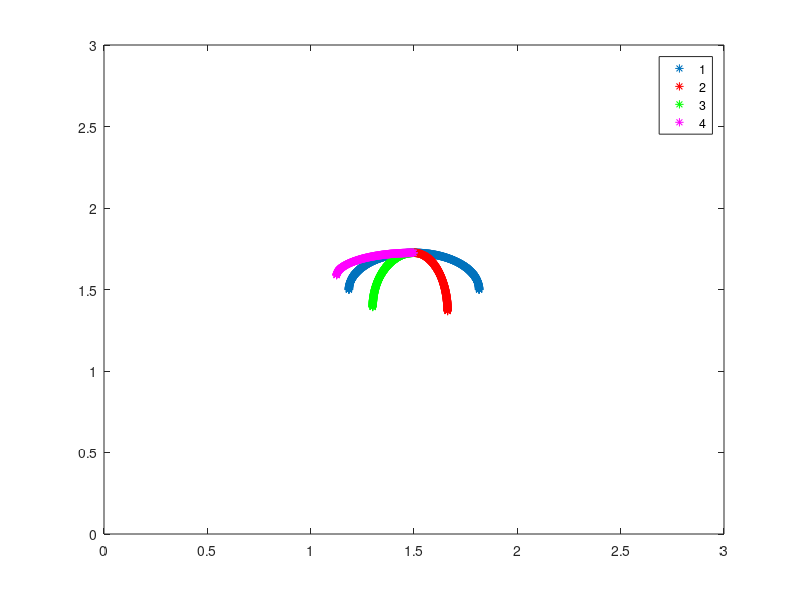
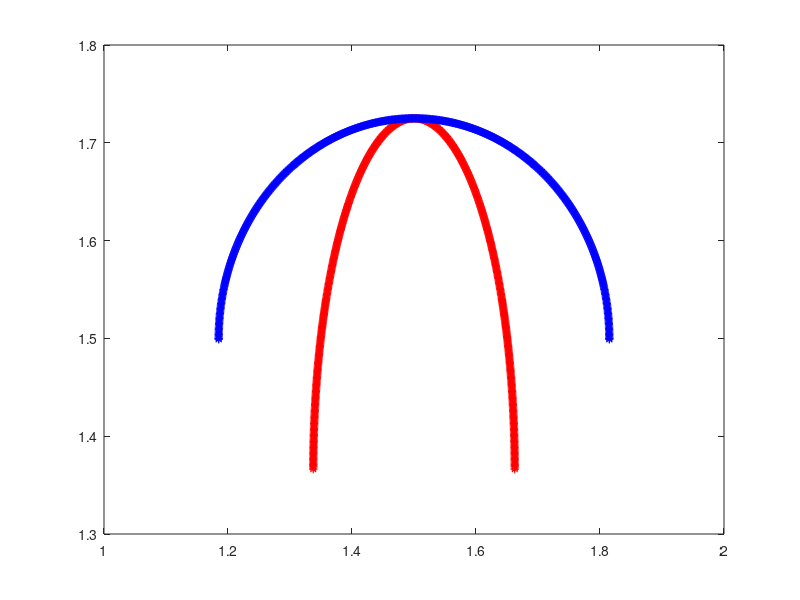

Write the MATLAB code that produced these figures, in order.
function give_Me_Jelly()

L = 3;           % Length of Computational Domain
ds = L/(2*1200);  % Makes Lagrangian Spaced based on 1024x1024 finest grid

frac = 0.5;

% Makes Geometry for EQUILIBRIUM State %
%
a1 = 0.63;  %Semi-major axis length for position ONE (Expanded State)
b1 = 0.45;  %Semi-minor axis length for position ONE (Expanded State)
a1 = frac*a1; b1 = frac*b1;
a1
b1
[X1 Y1 Ninfo arcL] = make_Geometry_Position_ONE(ds,a1,b1);

% Makes Geometry for OVER-CONTRACTED State for RIGHT side %
% 
a2 = 0.325; %Semi-major axis length for position TWO (Contracted State)
b2 = 0.6;   %GUESS: Semi-minor axis length for position TWO (Contracted State)
a2 = frac*a2; b2 = frac*b2;
[X2 Y2 b2] = make_Geometry_Position_TWO(a2,b2,b1,Ninfo,arcL);

% Makes Geometry for LESS-CONTRACTED State for LEFT side %
%
a3 = 0.4;   %Semi-major axis length for position TWO (Contracted State)
b3 = 0.7;   %GUESS: Semi-minor axis length for position TWO (Contracted State)
a3 = frac*a3; b3 = frac*b3;
a3
b3
[X3 Y3 b3] = make_Geometry_Position_TWO(a3,b3,b1,Ninfo,arcL);


% Makes Geometry for OVER-EXPANDED State for LEFT SIDE %
%
a4 = 0.75;  %Semi-major axis length for position TWO (Contracted State)
b4 = 0.3;   %GUESS: Semi-minor axis length for position TWO (Contracted State)
a4 = frac*a4; b4 = frac*b4;
[X4 Y4 b4] = make_Geometry_Position_TWO(a4,b4,b1,Ninfo,arcL);

% Translate Points from [-L/2,L/2]x[-L/2,L/2] -> [0,L]x[0,L]
X1 = X1 + L/2; Y1 = Y1 + L/2; 
X2 = X2 + L/2; Y2 = Y2 + L/2; 
X3 = X3 + L/2; Y3 = Y3 + L/2; 
X4 = X4 + L/2; Y4 = Y4 + L/2; 

nArm = (length(X1)-1)/2;

% Plots Geometry for Both Phases %
val = frac*0.75;
plot(X1,Y1,'*',X2(1:nArm),Y2(1:nArm),'r*',X3(nArm+2:end),Y3(nArm+2:end),'g*',X4(nArm+2:end),Y4(nArm+2:end),'m*'); hold on;
axis([0 L 0 L]);
legend('1','2','3','4');

figure(2)
plot(X2,Y2,'r*'); hold on;
plot(X1,Y1,'b*'); hold on;

% Prints Useful Info about Geometry %
fprintf('\n\n');
fprintf('Number of Total Geometry Pts: %d\n',Ninfo(2));
fprintf('Number of Geometry Pts in EACH Arm: %d\n',Ninfo(1));
fprintf('Arc length of bell (one side): %d\n',arcL);
fprintf('\n');
fprintf('(X1,Y1): Equilibrium State\n');
fprintf('(X2,Y2): OVER-Contracted State for RIGHT Side\n');
fprintf('(X3,Y3): Contracted State for LEFT Side (slightly less than right side)\n');
fprintf('(X4,Y4): OVER-EXPANDED State for LEFT Side\n');
fprintf('\n');
fprintf('Idea: \n');
fprintf('RHS contracts further than LHS, rests & returns to equil. state after LHS begins expanding\n');
fprintf('LHS contracts less than RHS, then expands further than equil. state and then returns to equil. state\n');
fprintf('\n');
fprintf('PUT FOLLOWING IN UPDATE_TARGET_POINTS.C:\n');
fprintf('numPts (# of Total Geometry Pts): %d\n',Ninfo(2));
fprintf('NL_Start (FIRST Point in LEFT Arm): %d\n\n\n',Ninfo(1)+1);


% Prints INPUT files %
print_Vertex_Pts(X1,Y1,Ninfo);
target_force = 5e6;
print_Target_Pts(target_force,Ninfo);


% Prints all vectors to .TXT files %
%print_Text_Files(Ninfo,X1,Y1,X2,Y2,X3,Y3,X4,Y4)

% Prints 2-Position Right/Left Side vectors to .TXT files %
print_2_Position_Text_File(Ninfo,X1,Y1,X2,Y2,X3,Y3);


%%%%%%%%%%%%%%%%%%%%%%%%%%%%%%%%%%%%%%%%%%%%%%%%%%%%%%%%%%%%%%%%%%%%%%%%%%%%%
%
% Function: Prints 2 Position Phases:
%           XY(:,1) = original position x-Values
%           XY(:,3) = original position y-Values
%           XY(2:N+1,2) = 2nd position x-Values for RIGHT bell
%           XY(N+2:end,2) = 2nd position x-Values for LEFT bell
%           XY(2:N+1,4) = 2nd position y-Values for RIGHT bell
%           XY(N+2:end,4) = 2nd position y-Values for LEFT bell
%
%%%%%%%%%%%%%%%%%%%%%%%%%%%%%%%%%%%%%%%%%%%%%%%%%%%%%%%%%%%%%%%%%%%%%%%%%%%%%

function print_2_Position_Text_File(Ninfo,X1,Y1,X2,Y2,X3,Y3)


N = Ninfo(1);    % Number of pts. in ONE arm
NTot = Ninfo(2); % Total # of Lag Pts. on Jelly Bell

% Initialization
XY = zeros(NTot,4); 

% Construct Matrices For Storing Points
XY(:,1) = X1(1:NTot); XY(:,2) = X1(1:NTot); 
XY(:,3) = Y1(1:NTot); XY(:,4) = Y1(1:NTot); 

% 2nd Phase Right Arm
XY(2:N+1,2) = X2(2:N+1);
XY(2:N+1,4) = Y2(2:N+1);


% 2nd Phase Left Arm
XY(N+2:end,2) = X2(N+2:end);
XY(N+2:end,4) = Y2(N+2:end);

% PLOT TEST! %
%figure(3)
%plot(XY(:,1),XY(:,3),'k*'); hold on;
%plot(XY(:,2),XY(:,4),'g*'); hold on;


% PRINT x/y-Information %

fileID_XY = fopen('XY_2Pos.txt','w');

for i=1:length( XY(:,1) )
    fprintf(fileID_XY,'%1.16e %1.16e %1.16e %1.16e\n',XY(i,1),XY(i,2),XY(i,3),XY(i,4));
end

fclose(fileID_XY);




%%%%%%%%%%%%%%%%%%%%%%%%%%%%%%%%%%%%%%%%%%%%%%%%%%%%%%%%%%%%%%%%%%%%%%%%%%%%%
%
% Function to PRINT all TEXT files for both PHASES
%
%%%%%%%%%%%%%%%%%%%%%%%%%%%%%%%%%%%%%%%%%%%%%%%%%%%%%%%%%%%%%%%%%%%%%%%%%%%%%

function print_Text_Files(Ninfo,X1,Y1,X2,Y2,X3,Y3,X4,Y4)

N = Ninfo(1); %Number of pts. in ONE arm

% x-Information %

fileID_x1 = fopen('x1.txt','w');
fprintf(fileID_x1,'%1.16e\n',X1);
fclose(fileID_x1);

fileID_x2 = fopen('x2.txt','w');
fprintf(fileID_x2,'%1.16e\n',X2);
fclose(fileID_x2);

fileID_x3 = fopen('x3.txt','w');
fprintf(fileID_x3,'%1.16e\n',X3);
fclose(fileID_x3);

fileID_x4 = fopen('x4.txt','w');
fprintf(fileID_x4,'%1.16e\n',X4);
fclose(fileID_x4);

% y-Information %

fileID_y1 = fopen('y1.txt','w');
fprintf(fileID_y1,'%1.16e\n',Y1);
fclose(fileID_y1);

fileID_y2 = fopen('y2.txt','w');
fprintf(fileID_y2,'%1.16e\n',Y2);
fclose(fileID_y2);

fileID_y3 = fopen('y3.txt','w');
fprintf(fileID_y3,'%1.16e\n',Y3);
fclose(fileID_y3);

fileID_y4 = fopen('y4.txt','w');
fprintf(fileID_y4,'%1.16e\n',Y4);
fclose(fileID_y4);


% xR1 = X1(2:2+N-1); % x-Pts. on RHS of center point for Position ONE
% xL1 = X1(2+N:end); % x-Pts. on LHS of center point for Position ONE
% 
% xR2 = X2(2:2+N-1); % x-Pts. on RHS of center point for Position TWO
% xL2 = X2(2+N:end); % x-Pts. on LHS of center point for Position TWO
% 
% yR1 = Y1(2:2+N-1); % y-Pts. on RHS of center point for Position ONE
% yL1 = Y1(2+N:end); % y-Pts. on RHS of center point for Position ONE
% 
% yR2 = Y2(2:2+N-1); % y-Pts. on LHS of center point for Position TWO
% yL2 = Y2(2+N:end); % y-Pts. on LHS of center point for Position TWO
% 
% 
% fileID_xR1 = fopen('xR_1.txt','w');
% fprintf(fileID_xR1,'%1.16e\n',xR1);
% fclose(fileID_xR1);
% 
% fileID_xR2 = fopen('xR_2.txt','w');
% fprintf(fileID_xR2,'%1.16e\n',xR2);
% fclose(fileID_xR2);
% 
% fileID_xL1 = fopen('xL_1.txt','w');
% fprintf(fileID_xL1,'%1.16e\n',xL1);
% fclose(fileID_xL1);
% 
% fileID_xL2 = fopen('xL_2.txt','w');
% fprintf(fileID_xL2,'%1.16e\n',xL2);
% fclose(fileID_xL2);
% 
% 
% fileID_yR1 = fopen('yR_1.txt','w');
% fprintf(fileID_yR1,'%1.16e\n',yR1);
% fclose(fileID_yR1);
% 
% fileID_yR2 = fopen('yR_2.txt','w');
% fprintf(fileID_yR2,'%1.16e\n',yR2);
% fclose(fileID_yR2);
% 
% fileID_yL1 = fopen('yL_1.txt','w');
% fprintf(fileID_yL1,'%1.16e\n',yL1);
% fclose(fileID_yL1);
% 
% fileID_yL2 = fopen('yL_2.txt','w');
% fprintf(fileID_yL2,'%1.16e\n',yL2);
% fclose(fileID_yL2);


%%%%%%%%%%%%%%%%%%%%%%%%%%%%%%%%%%%%%%%%%%%%%%%%%%%%%%%%%%%%%%%%%%%%%%%%%%%%%
%
% Makes the Oblate Geometry (via ellipses)
%
%%%%%%%%%%%%%%%%%%%%%%%%%%%%%%%%%%%%%%%%%%%%%%%%%%%%%%%%%%%%%%%%%%%%%%%%%%%%%

function [X1 Y1 Ninfo arcL] = make_Geometry_Position_ONE(ds,a,b)

%a: Semi-major axis (along horizontal)
%b: Semi-minor axis (along vertical)

%Finding elliptical arc length
h = ( (a-b)/(a+b) )^2;
arcL = (1/4)* pi*(a+b)*(1 + 3*h/ (10 + sqrt(4-3*h) ) ); % (1/4)th of the entire ELLIPTICAL ARC

n = 1;        %counting for array
X(n) = 0;     %first x-value at (0,-b)
Y(n) = -b;    %first y-value at (0,-b)
tprev = -pi/2;  %initial angle 

tol = ds / 10; %error tolerance for root-finding algorithm

maxy = max(a,b);

    while tprev < 0 
    
        n = n+1;
        tnext = tprev + ds/maxy; %Guess for next angle value
        
        if tprev < -pi/4
            tfar =  0.0;%abs(2*tprev);      %Far guess
        else
            tfar = pi/4;
        end
            
        %initiating guess for bisection-algorithm
        xn = a*cos(tnext);
        yn = b*sin(tnext);
        errSign = ( ds - sqrt( (xn-X(n-1))^2 + (yn-Y(n-1))^2 ) );
        err = abs(errSign);
    
        %Bisection algorithm to make points equally spaced
        while ( err > tol )
        
            if errSign < 0
                tfar = tnext;
                tnext = (tnext+tprev)/2;
            elseif errSign > 0
                tprev = tnext;
                tnext = (tnext+tfar)/2;
            end
            
            if tnext<tprev
                fprintf('NOT CONVERGING AT ANGLE %d\n',tprev)
                break;  
            end
            
            xn = a*cos(tnext);
            yn = b*sin(tnext);
            errSign = ( ds - sqrt( (xn-X(n-1))^2 + (yn-Y(n-1))^2 ) );
            err = abs(errSign);
        end
        
        X(n) = xn;   %Store X-value
        Y(n) = yn;   %Store Y-value
        tprev = tnext; %Update previous angle
    
        %plot(xn,yn,'*'); hold on;

        
    end
    
 N = length(X);   
 X(N+1) = a; %Add one more pt.
 Y(N+1) = 0; %Add one more pt.
  
 X1 = [X -X(2:end)]; %Reflects geometry 
 Y1 = -[Y  Y(2:end)]; %Y-values for reflected X-value points
 
 Ninfo(1) = N;          % # of pts. along one arm (NOT counting center pt.)
 Ninfo(2) = length(X1); % Total # of pts. in geometry

 
 
%%%%%%%%%%%%%%%%%%%%%%%%%%%%%%%%%%%%%%%%%%%%%%%%%%%%%%%%%%%%%%%%%%%%%%%%%%%%%
%
% Makes the Oblate Geometry (via ellipses)
%
%%%%%%%%%%%%%%%%%%%%%%%%%%%%%%%%%%%%%%%%%%%%%%%%%%%%%%%%%%%%%%%%%%%%%%%%%%%%%

function [X2 Y2 b] = make_Geometry_Position_TWO(a,bguess,b1,Ninfo,L)


%Find correct b to give same length arm
b = Newtons_Give_Me_Semi_Minor(a,bguess,L);


%Finding elliptical arc length
h = ( (a-b)/(a+b) )^2;
arcL = (1/4)* pi*(a+b)*(1 + 3*h/ (10 + sqrt(4-3*h) ) ); % (1/4)th of the entire ELLIPTICAL ARC

ds2 = arcL / Ninfo(1); %Ensures same number of pts on arm for position ONE and TWO

[X Y Ninfo] = make_Elliptic_Geometry_Position_TWO(ds2,a,b,Ninfo);

dV = b1-b;   %Makes sure first pt is the same as in position ONE

Y2 = -(Y-dV);%Minus sign to put jelly into right orientation
X2 = X;

%Ninfo
%plot(X2,Y2,'r*'); hold on;


%%%%%%%%%%%%%%%%%%%%%%%%%%%%%%%%%%%%%%%%%%%%%%%%%%%%%%%%%%%%%%%%%%%%%%%%%%%%%
%
% Makes the Oblate Geometry (via ellipses)
%
%%%%%%%%%%%%%%%%%%%%%%%%%%%%%%%%%%%%%%%%%%%%%%%%%%%%%%%%%%%%%%%%%%%%%%%%%%%%%

function b = Newtons_Give_Me_Semi_Minor(a,bn,L)

tol = 1e-6;

bprev = 0.2*bn; %"Previous Guess" (left side of guess)
bnext = bn;     % First "Guess" at b
bfar =  1.5*bn; %"Far Guess" (right side of guess)

%Finding elliptical arc length
h = ( (a-bn)/(a+bn) )^2;
arcL = (1/4)* pi*(a+bn)*(1 + 3*h/ (10 + sqrt(4-3*h) ) ); % (1/4)th of the entire ELLIPTICAL ARC

errSign = L - arcL;
err = abs( errSign );


%Bisection algorithm to make points equally spaced
while ( err > tol )
        
    if errSign < 0
        bfar = bnext;
        bnext = (bnext+bprev)/2;
    elseif errSign > 0
        bprev = bnext;
        bnext = (bnext+bfar)/2;
    end
            
    %if bnext<bprev
    %    fprintf('NOT CONVERGING AT ANGLE %d\n',tprev)
    %    break;  
    %end
         
    %Finding elliptical arc length
    h = ( (a-bnext)/(a+bnext) )^2;
    arcL = (1/4)* pi*(a+bnext)*(1 + 3*h/ (10 + sqrt(4-3*h) ) ); % (1/4)th of the entire ELLIPTICAL ARC
    
    errSign = ( L - arcL );
    err = abs(errSign);
end

b = bnext; %Assign value

%%%%%%%%%%%%%%%%%%%%%%%%%%%%%%%%%%%%%%%%%%%%%%%%%%%%%%%%%%%%%%%%%%%%%%%%%%%%%
%
% Makes the Oblate Geometry (via ellipses)
%
%%%%%%%%%%%%%%%%%%%%%%%%%%%%%%%%%%%%%%%%%%%%%%%%%%%%%%%%%%%%%%%%%%%%%%%%%%%%%

function [X1 Y1 Ninfo] = make_Elliptic_Geometry_Position_TWO(ds,a,b,Ninfo)

%a: Semi-major axis (along horizontal)
%b: Semi-minor axis (along vertical)

n = 1;        %counting for array
X(n) = 0;     %first x-value at (0,-b)
Y(n) = -b;    %first y-value at (0,-b)
tprev = -pi/2;  %initial angle 

tol = ds / 10; %error tolerance for root-finding algorithm

maxy = max(a,b);

    while n < Ninfo(1)+1 
    
        n = n+1;
        tnext = tprev + ds/maxy; %Guess for next angle value
        
        if tprev < -pi/4
            tfar =  0.0;%abs(2*tprev);      %Far guess
        else
            tfar = pi/4;
        end
            
        %initiating guess for bisection-algorithm
        xn = a*cos(tnext);
        yn = b*sin(tnext);
        errSign = ( ds - sqrt( (xn-X(n-1))^2 + (yn-Y(n-1))^2 ) );
        err = abs(errSign);
    
        %Bisection algorithm to make points equally spaced
        while ( err > tol )
        
            if errSign < 0
                tfar = tnext;
                tnext = (tnext+tprev)/2;
            elseif errSign > 0
                tprev = tnext;
                tnext = (tnext+tfar)/2;
            end
            
            if tnext<tprev
                fprintf('NOT CONVERGING AT ANGLE %d\n',tprev)
                break;  
            end
            
            xn = a*cos(tnext);
            yn = b*sin(tnext);
            errSign = ( ds - sqrt( (xn-X(n-1))^2 + (yn-Y(n-1))^2 ) );
            err = abs(errSign);
        end
        
        X(n) = xn;   %Store X-value
        Y(n) = yn;   %Store Y-value
        tprev = tnext; %Update previous angle
    
        %plot(xn,yn,'*'); hold on;

        
    end
    
 N = length(X)-1;   
 %X(N+1) = a; %Add one more pt.
 %Y(N+1) = 0; %Add one more pt.
 
 %plot(X,Y,'*'); hold on;
 
 X1 = [X -X(2:end)]; %Reflects geometry 
 Y1 = [Y  Y(2:end)]; %Y-values for reflected X-value points
 
 Ninfo(1) = N;          % # of pts. along one arm (NOT counting center pt.)
 Ninfo(2) = length(X1); % Total # of pts. in geometry














%%%%%%%%%%%%%%%%%%%%%%%%%%%%%%%%%%%%%%%%%%%%%%%%%%%%%%%%%%%%%%%%%%%%%%%%%%%%%%%%
% Function to print VERTEX points
%%%%%%%%%%%%%%%%%%%%%%%%%%%%%%%%%%%%%%%%%%%%%%%%%%%%%%%%%%%%%%%%%%%%%%%%%%%%%%%%

function print_Vertex_Pts(X,Y,Ninfo)

%Ninfo(1): # of pts. on one arm on Jellyfish
%Ninfo(2): # of total pts. in Jellyfish Geometry

Ntot = Ninfo(2);

vertex_fid = fopen('jellyfish.vertex', 'w');

% first line is the number of vertices in the file
fprintf(vertex_fid, '%d\n', Ntot);

for i=1:Ntot
    fprintf(vertex_fid, '%1.16e %1.16e\n', X(i), Y(i) );    
end
    
fclose(vertex_fid);


%%%%%%%%%%%%%%%%%%%%%%%%%%%%%%%%%%%%%%%%%%%%%%%%%%%%%%%%%%%%%%%%%%%%%%%%%%%%%%%%
% Function to print TARGET pts.
%%%%%%%%%%%%%%%%%%%%%%%%%%%%%%%%%%%%%%%%%%%%%%%%%%%%%%%%%%%%%%%%%%%%%%%%%%%%%%%%

function print_Target_Pts(target_force,Ninfo)

%Ninfo(1): # of pts. on one arm on Jellyfish
%Ninfo(2): # of total pts. in Jellyfish Geometry

Ntot = Ninfo(2);

% Write out the target point information
target_fid = fopen('jellyfish.target', 'w');

% First line is the number of target pts. in the file
fprintf(target_fid, '%d\n', Ntot);

for s=1:Ntot
        fprintf(target_fid, '%d %1.16e\n', s , target_force);
end

fclose(target_fid);
